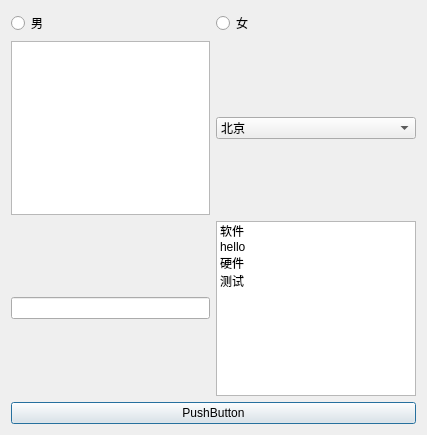
<?xml version="1.0" encoding="UTF-8"?>
<ui version="4.0">
 <class>Dialog</class>
 <widget class="QDialog" name="Dialog">
  <property name="geometry">
   <rect>
    <x>0</x>
    <y>0</y>
    <width>427</width>
    <height>435</height>
   </rect>
  </property>
  <property name="windowTitle">
   <string>Dialog</string>
  </property>
  <layout class="QGridLayout" name="gridLayout">
   <item row="0" column="0">
    <widget class="QRadioButton" name="m_rd1">
     <property name="text">
      <string>男</string>
     </property>
    </widget>
   </item>
   <item row="0" column="1">
    <widget class="QRadioButton" name="m_rd2">
     <property name="text">
      <string>女</string>
     </property>
    </widget>
   </item>
   <item row="1" column="0">
    <widget class="QTextEdit" name="m_text"/>
   </item>
   <item row="1" column="1">
    <widget class="QComboBox" name="m_combo">
     <item>
      <property name="text">
       <string>北京</string>
      </property>
     </item>
     <item>
      <property name="text">
       <string>上海</string>
      </property>
     </item>
     <item>
      <property name="text">
       <string>guangzhou</string>
      </property>
     </item>
    </widget>
   </item>
   <item row="2" column="0">
    <widget class="QLineEdit" name="m_psw"/>
   </item>
   <item row="2" column="1">
    <widget class="QListWidget" name="listWidget">
     <item>
      <property name="text">
       <string>软件</string>
      </property>
     </item>
     <item>
      <property name="text">
       <string>hello</string>
      </property>
     </item>
     <item>
      <property name="text">
       <string>硬件</string>
      </property>
     </item>
     <item>
      <property name="text">
       <string>测试</string>
      </property>
     </item>
    </widget>
   </item>
   <item row="3" column="0" colspan="2">
    <widget class="QPushButton" name="m_btn">
     <property name="text">
      <string>PushButton</string>
     </property>
     <property name="icon">
      <iconset>
       <normaloff>C:/default_av_boy_v3.png</normaloff>C:/default_av_boy_v3.png</iconset>
     </property>
    </widget>
   </item>
  </layout>
 </widget>
 <layoutdefault spacing="6" margin="11"/>
 <resources/>
 <connections/>
</ui>
